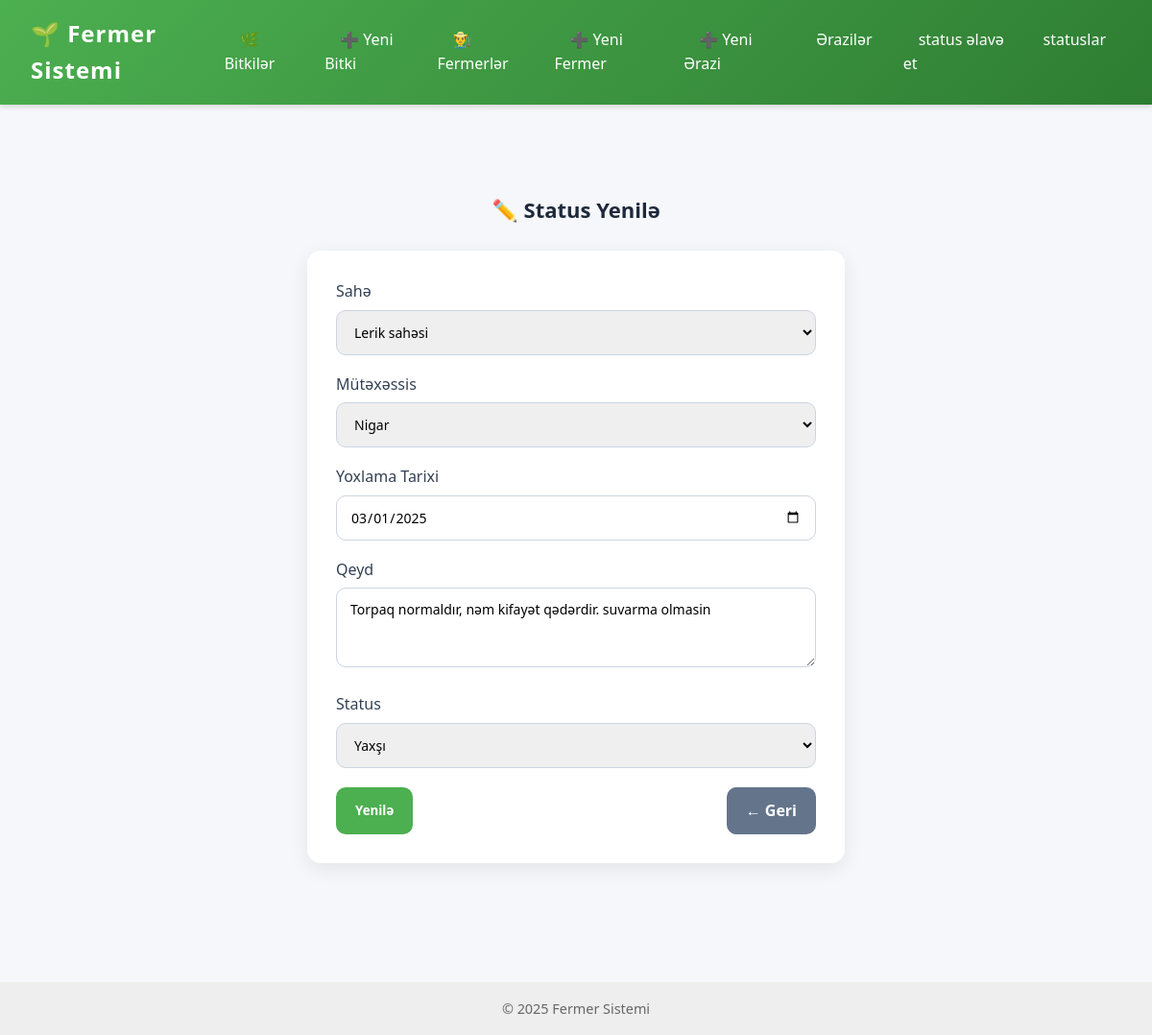
The app's page /status/update/1 with its own data.
### models.py (models this page shows, shortened)
class AreaStatus(db.Model):
    __tablename__ = "area_status"
    id = db.Column(db.Integer, primary_key=True)
    area_id = db.Column(db.Integer, db.ForeignKey("area.id"))
    specialist_id = db.Column(db.Integer, db.ForeignKey("specialist.id"))
    inspection_date = db.Column(db.Date)
    notes = db.Column(db.Text)
    status = db.Column(db.String(20))  # yaxşı / orta / pis və ya ballıq
    area = db.relationship("Area", back_populates="status")
    specialist = db.relationship("Specialist", back_populates="inspections")

class Area(db.Model):
    __tablename__ = "area"
    id = db.Column(db.Integer, primary_key=True)
    name = db.Column(db.String(100))
    location = db.Column(db.String(200))
    gps = db.Column(db.String(100))
    region = db.Column(db.String(100))
    size_hectares = db.Column(db.Float)
    soil_id = db.Column(db.Integer, db.ForeignKey("soil.id"))
    approval_document = db.Column(db.String(200))
    soil = db.relationship("Soil", back_populates="areas")
    status = db.relationship("AreaStatus", back_populates="area")
    sensors = db.relationship("Sensor", back_populates="area")
    fermers = db.relationship("Fermer", back_populates="area")
    plants = db.relationship("Plant", back_populates="area")

class Specialist(db.Model):
    __tablename__ = "specialist"
    id = db.Column(db.Integer, primary_key=True)
    name = db.Column(db.String(100))
    last_name = db.Column(db.String(100))
    contact_info = db.Column(db.String(100))
    inspections = db.relationship("AreaStatus", back_populates="specialist")
    problems_solved = db.relationship("Problem", back_populates="specialist")

### routes/areaStatus.py (the view, shortened to what this page needs)
    @app.route('/status/update/<int:status_id>', methods=['GET', 'POST'], endpoint='update_status')
    def update_status(status_id):
        status = AreaStatus.query.get_or_404(status_id)
        return render_template('areaStatus/update.html', areaStatus=status, areas=Area.query.all(), specialists=Specialist.query.all())

### templates/areaStatus/update.html (shortened to what this page needs)
{% extends "base.html" %}
{% block extra_css %}
<link rel="stylesheet" href="{{ url_for('static', filename='css/status.css') }}">
{% endblock %}
{% block content %}
<div class="form-wrapper">
    <h2 class="form-title">✏️ Status Yenilə</h2>
    <form method="POST" class="custom-form">
        <div class="form-group">
            <label>Sahə</label>
            <select name="area_id" required>
                {% for area in areas %}
                <option value="{{ area.id }}" {% if area.id == areaStatus.area_id %}selected{% endif %}>
                    {{ area.name }}
                </option>
                {% endfor %}
            </select>
        </div>
        <div class="form-group">
            <label>Mütəxəssis</label>
            <select name="specialist_id" required>
                {% for specialist in specialists %}
                <option value="{{ specialist.id }}" {% if specialist.id == areaStatus.specialist_id %}selected{% endif %}>
                    {{ specialist.name }}
                </option>
                {% endfor %}
            </select>
        </div>
        <div class="form-group">
            <label>Yoxlama Tarixi</label>
            <input type="date" name="inspection_date" value="{{ areaStatus.inspection_date }}" required>
        </div>
        <div class="form-group">
            <label>Qeyd</label>
            <textarea name="notes" rows="3" placeholder="Əlavə qeydlər...">{{ areaStatus.notes }}</textarea>
        </div>
        <div class="form-group">
            <label>Status</label>
            <select name="status" required>
                <option value="yaxşı" {% if areaStatus.status == "yaxşı" %}selected{% endif %}>Yaxşı</option>
            </select>
        </div>
        <div class="form-actions">
            <button type="submit" class="btn btn-warning">Yenilə</button>
            <a href="{{ url_for('list_status') }}" class="btn btn-secondary">← Geri</a>
        </div>
    </form>
</div>
{% endblock %}

### static/css/style.css (style rules this page uses)
* { margin: 0; padding: 0; box-sizing: border-box; font-family: "Segoe UI", Roboto, sans-serif; }
body { background: #f5f7fa; color: #333; line-height: 1.6; }
.btn { display: inline-block; background: #4CAF50; color: white; padding: 0.7rem 1.2rem; border-radius: 6px; text-decoration: none; transition: 0.3s; text-align: center; font-weight: 500; }

### static/css/status.css (style rules this page uses)
.form-wrapper { max-width: 600px; margin: 40px auto; padding: 20px; }
.form-title { font-size: 22px; font-weight: 600; color: #1e293b; margin-bottom: 25px; text-align: center; }
.custom-form { background: #ffffff; padding: 30px; border-radius: 14px; box-shadow: 0px 6px 20px rgba(0, 0, 0, 0.08); }
.form-group { margin-bottom: 18px; }
.form-group label { display: block; margin-bottom: 6px; font-weight: 500; color: #334155; }
.form-group input, .form-group select, .form-group textarea { width: 100%; padding: 12px 14px; border: 1px solid #cbd5e1; border-radius: 10px; font-size: 14px; transition: all 0.2s; }
.form-actions { display: flex; justify-content: space-between; gap: 10px; margin-top: 20px; }
.btn { padding: 12px 20px; border-radius: 10px; font-weight: 600; border: none; cursor: pointer; transition: 0.3s; text-align: center; }
.btn-secondary { background: #64748b; color: #fff; text-decoration: none; display: inline-block; }

### records on screen
AreaStatus: area_id "Lerik sahəsi", specialist_id "Nigar", inspection_date "03/01/2025", notes "Torpaq normaldır, nəm kifayət qədərdir. suvarma olmasin", status "Yaxşı"
